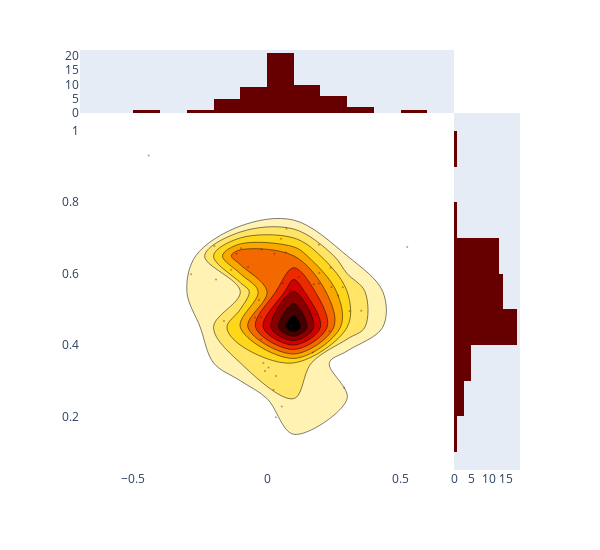

The notebook cell this image was saved under:
### Code cell
# A 2D density jointplot comparing subjectivity and the length of the songs
trace1 = go.Scatter(
    x=data['polarity'], y=data['subjectivity'], mode='markers', name='points',
    marker=dict(color='rgb(102,0,0)', size=2, opacity=0.4)
)
trace2 = go.Histogram2dContour(
    x=data['polarity'], y=data['subjectivity'], name='density', ncontours=20,
    colorscale='Hot', reversescale=True, showscale=False
)
trace3 = go.Histogram(
    x=data['polarity'], name='Sentiment polarity density',
    marker=dict(color='rgb(102,0,0)'),
    yaxis='y2'
)
trace4 = go.Histogram(
    y=data['subjectivity'], name='Subjectivity density', marker=dict(color='rgb(102,0,0)'),
    xaxis='x2'
)
plot_data = [trace1, trace2, trace3, trace4]

layout = go.Layout(
    showlegend=False,
    autosize=False,
    width=600,
    height=550,
    xaxis=dict(
        domain=[0, 0.85],
        showgrid=False,
        zeroline=False
    ),
    yaxis=dict(
        domain=[0, 0.85],
        showgrid=False,
        zeroline=False
    ),
    margin=dict(
        t=50
    ),
    hovermode='closest',
    bargap=0,
    xaxis2=dict(
        domain=[0.85, 1],
        showgrid=False,
        zeroline=False
    ),
    yaxis2=dict(
        domain=[0.85, 1],
        showgrid=False,
        zeroline=False
    )
)

fig = go.Figure(data=plot_data, layout=layout)
iplot(fig, filename='2dhistogram-2d-density-plot-subplots')
